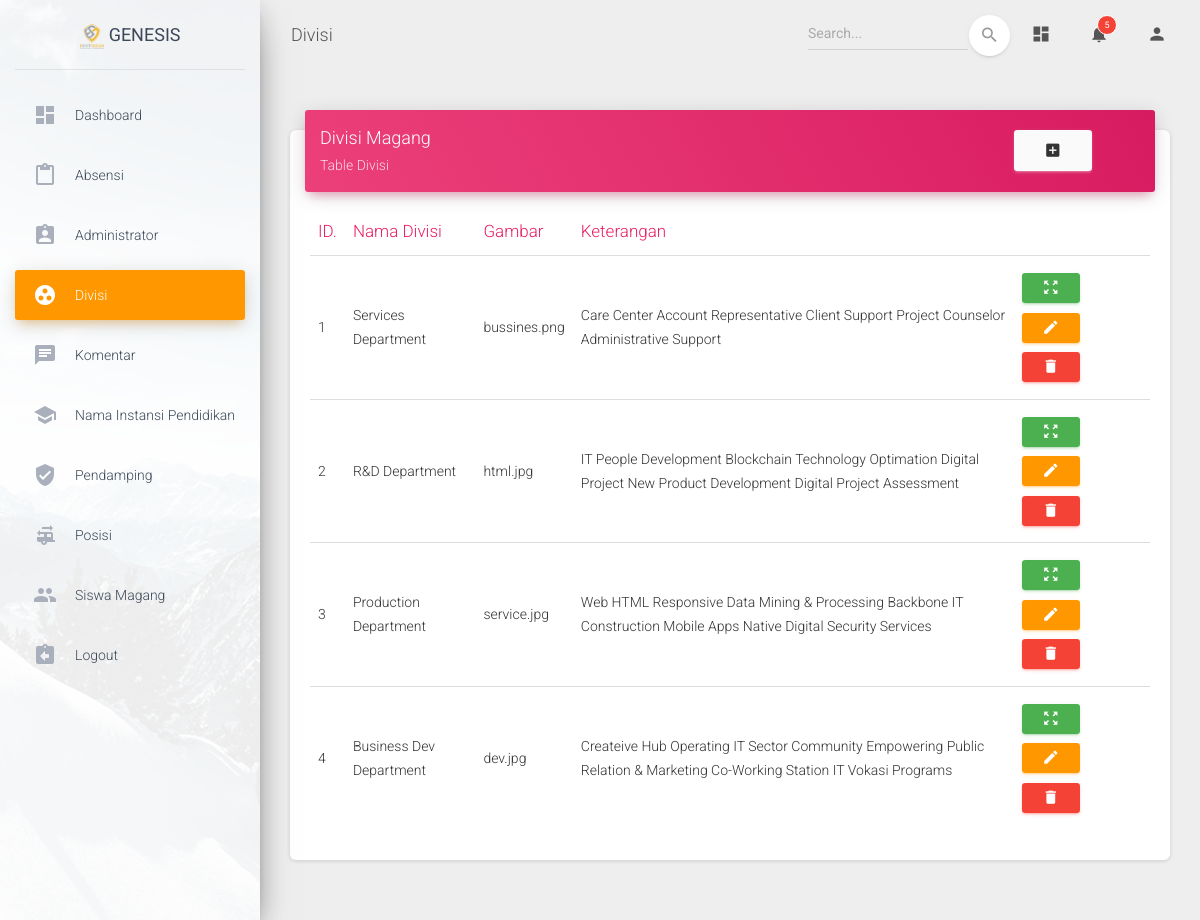
The page /index.php/Admin/Divisi on the database as committed earlier.
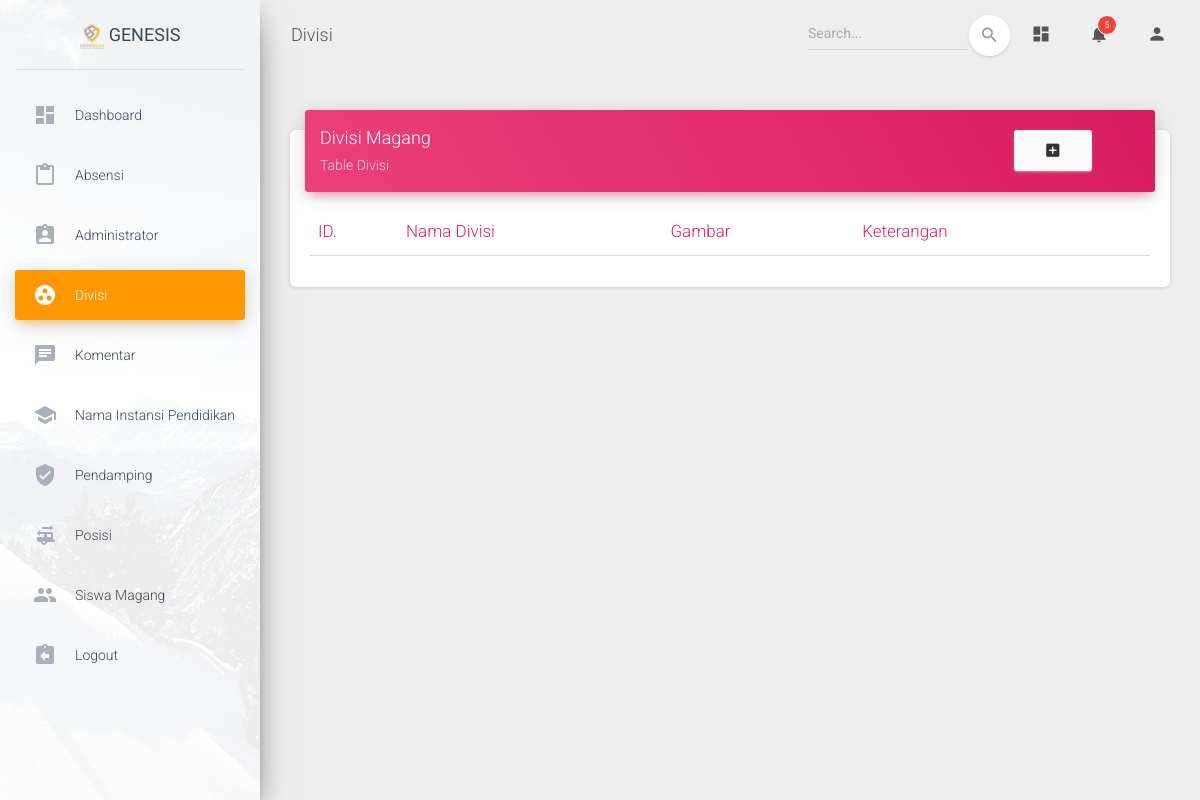
The same page on the database as committed later.
### tables this page shows
CREATE TABLE `divisi_magang` (
  `id_divisi` int(11) NOT NULL,
  `nama_divisi` varchar(45) NOT NULL,
  `gambar` varchar(100) NOT NULL,
  `keterangan` text NOT NULL
);

### application/controllers/Admin/Divisi.php (called while the page is built, shortened)
<?php
class Divisi extends CI_Controller {
	public function __construct()
	{
		$this->load->library('form_validation');
		$this->load->model('DivisiModel');
	}
	public function index()
	{
		$data['data'] = $this->DivisiModel->get();
		$this->load->view('admin/divisi/template/header');
		$this->load->view('admin/divisi/index',$data);
		$this->load->view('admin/divisi/template/footer');
	}
}

### index.php (called while the page is built, shortened)
<?php
require_once BASEPATH.'core/CodeIgniter.php';

### application/models/DivisiModel.php (called while the page is built, shortened)
<?php
class DivisiModel extends CI_Model {
	public function get()
	{
		$this->db->select("divisi_magang.*");
		$this->db->order_by('nama_divisi','desc');
		return $this->db->get('divisi_magang')->result();
	}
}

### application/views/admin/divisi/index.php (the view)
<?php $c_name = "Divisi" ?>
      <div class="content">
        <div class="container-fluid">
          <div class="row">
          <div class="col-md-12">
              <div class="card">
                <div class="card-header card-header-rose">
                  <div class="row">
                    <div class="col-md-10">
                  <h4 class="card-title ">Divisi Magang</h4>
                  <p class="card-category">Table Divisi</p>
                  </div>
                  <div class="col-xs-2">
                    <a href="<?= base_url('index.php/Admin/Divisi/insert') ?>" rel="tooltip" title="Tambah Data" class="btn btn-secondary">
                      <i class="material-icons">add_box</i>
                    </a>
                  </div>
                </div>
              </div>
                <div class="card-body">
                  <div class="table-responsive">
                    <table class="table">
                    <thead class=" text-rose">
                      <th>ID.</th>
                      <th>Nama Divisi</th>
                      <th>Gambar</th>
                      <th>Keterangan</th>
                      <th></th>
                    </thead>
                    <tbody>
                      <?php foreach ($data as $key => $value): ?>
                        <tr>
                          <td><?php echo ++$key; ?></td>
                          <td><?php echo $value->nama_divisi ?></td>
                          <td><?php echo $value->gambar?></td>
                          <td><?php echo $value->keterangan ?></td>
                          <td>
                            <a class="btn btn-sm btn-success" href="#" rel="tooltip" title="Detail"><i class="material-icons">zoom_out_map</i></a>
                            <a class="btn btn-sm btn-warning" href="<?php echo site_url("Admin/".$c_name."/update/".$value->id_divisi) ?>"  rel="tooltip" title="Edit"><i class="material-icons">edit</i></a>
                            <a href="<?php echo site_url("Admin/".$c_name."/delete/".$value->id_divisi) ?>" onclick="return confirm('Apakah anda yakin?')" class="btn btn-sm btn-danger"  rel="tooltip" title="Hapus"><i class="material-icons">delete</i></a>
                          </td>
                        </tr>
                        <?php endforeach ?>
                    </tbody>
                  </table>
                  </div>
                </div>
              </div>
            </div>
            </div>
          </div>
        </div>
      </div>

Rows that differ between the two databases and show on the page:
removed divisi_magang: nama_divisi "Services Department", gambar "bussines.png", keterangan "Care Center Account Representative Client Support Project Counselor Administrative Support"
removed divisi_magang: nama_divisi "R&D Department", gambar "html.jpg", keterangan "IT People Development Blockchain Technology Optimation Digital Project New Product Development Digital Project Assessment"
removed divisi_magang: nama_divisi "Production Department", gambar "service.jpg", keterangan "Web HTML Responsive Data Mining & Processing Backbone IT Construction Mobile Apps Native Digital Security Services"
removed divisi_magang: nama_divisi "Business Dev Department", gambar "dev.jpg", keterangan "Createive Hub Operating IT Sector Community Empowering Public Relation & Marketing Co-Working Station IT Vokasi Programs"
